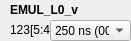
    <widget class="QWidget" name="widget_31" native="true">
     <property name="geometry">
      <rect>
       <x>270</x>
       <y>360</y>
       <width>131</width>
       <height>41</height>
      </rect>
     </property>
     <widget class="QLabel" name="label_523">
      <property name="geometry">
       <rect>
        <x>10</x>
        <y>0</y>
        <width>111</width>
        <height>20</height>
       </rect>
      </property>
      <property name="font">
       <font>
        <weight>75</weight>
        <bold>true</bold>
       </font>
      </property>
      <property name="text">
       <string>EMUL_L0_v</string>
      </property>
     </widget>
     <widget class="QLabel" name="addr_EMUL_L0_v">
      <property name="geometry">
       <rect>
        <x>10</x>
        <y>20</y>
        <width>101</width>
        <height>20</height>
       </rect>
      </property>
      <property name="text">
       <string>123[5:4]</string>
      </property>
     </widget>
     <widget class="QComboBox" name="comboBox_EMUL_L0_v">
      <property name="geometry">
       <rect>
        <x>50</x>
        <y>20</y>
        <width>81</width>
        <height>21</height>
       </rect>
      </property>
      <item>
       <property name="text">
        <string>250 ns (00)</string>
       </property>
      </item>
      <item>
       <property name="text">
        <string>350 ns (01)</string>
       </property>
      </item>
      <item>
       <property name="text">
        <string>450 ns (10)</string>
       </property>
      </item>
      <item>
       <property name="text">
        <string>550 ns (11)</string>
       </property>
      </item>
     </widget>
    </widget>
